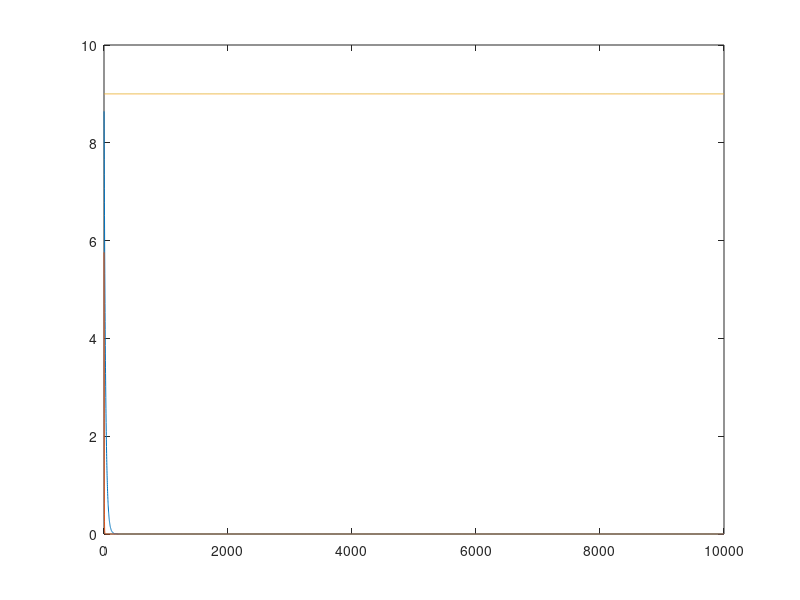

Write MATLAB code to recreate this figure.
clear all; clc;
% E(w) = (w-2)^2;
% E'(w) = 2w-4;
% temp_w = [];
% temp_e = [];
% wspan = [0 10000];
% y0 = 5;
% figure(1)
% for eps = [0.01, 0.1, 1, 2, 3]
%     [w, y] = ode45(@(w, e)2*w-4, wspan, y0);
%     new_w = w-eps*y;
%     plot(w, new_w, '-o')
%     hold on
% end
w = 5;
temp_w = [];
temp_e = [];
eps = [0.01, 0.1, 1, 2, 3];
for ii = eps
    w=5;
    for i = [1:10000]
        w = w-ii*(2*w-4);
        e = (w-2)^2;
        temp_w = [temp_w; w;];
        temp_e = [temp_e; e;];
    end
end
figure(1)
for num = [10000, 20000, 30000]
    plot(1:10000, temp_e(num-9999:num))
    hold on
end
% figure(2)
% plot(1:10000, temp_e(300:399))

% temp_y = [temp_e(100), temp_e(200), temp_e(300), temp_e(400), temp_e(500)] 
% scatter([1, 2, 3, 4, 5], temp_y)
